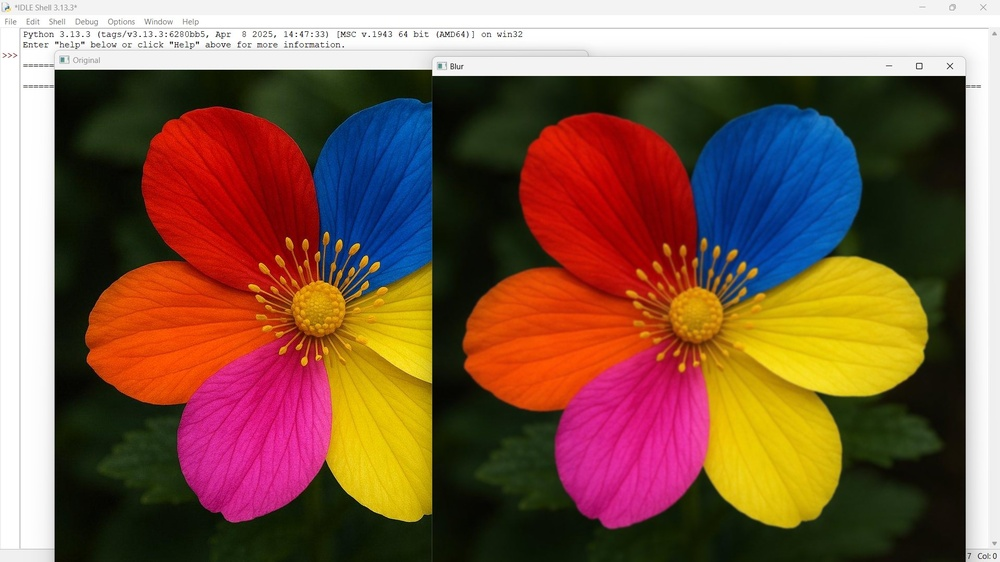
#> input picture LAB/Picture2.jpg, 1000 x 562 px, shrunk from 1920 x 1080 before the run, found by its file name
$ python lab-9.py
#> lines starting #> are read from the running program, lines starting #| are printed output that depends on the picture
import cv2
img = cv2.imread(r"C:\Users\Harsha\OneDrive\Desktop\ITA0510-LAB\Picture2.jpg")
#> img is the input picture: shape (562, 1000, 3); mean B, G, R 76.5, 95.7, 131.6
if img is None:
    print("Image not found.")
    exit()
clockwise = cv2.rotate(img, cv2.ROTATE_90_CLOCKWISE)
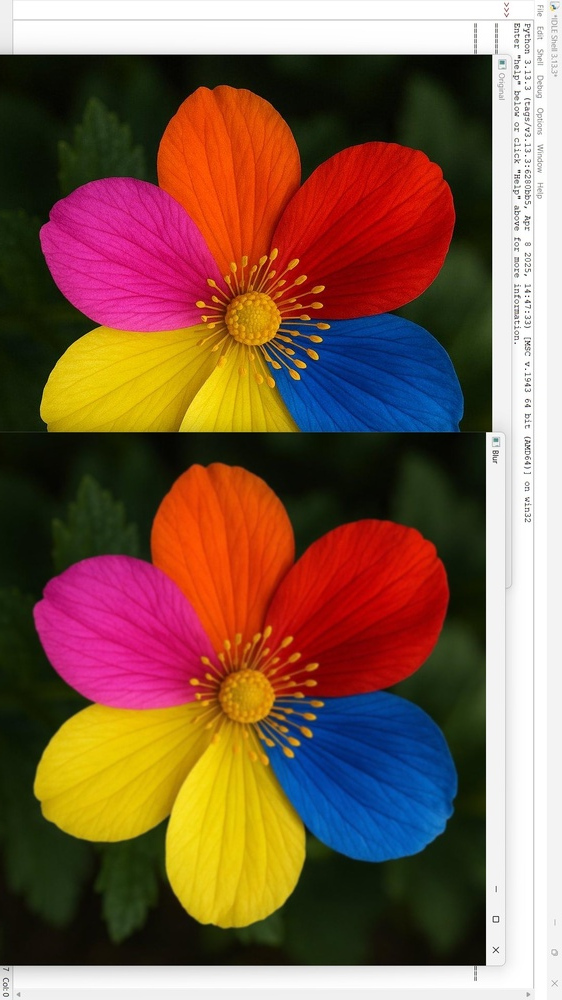
#> clockwise: shape (1000, 562, 3); mean B, G, R 76.5, 95.7, 131.6
counter_clockwise = cv2.rotate(img, cv2.ROTATE_90_COUNTERCLOCKWISE)
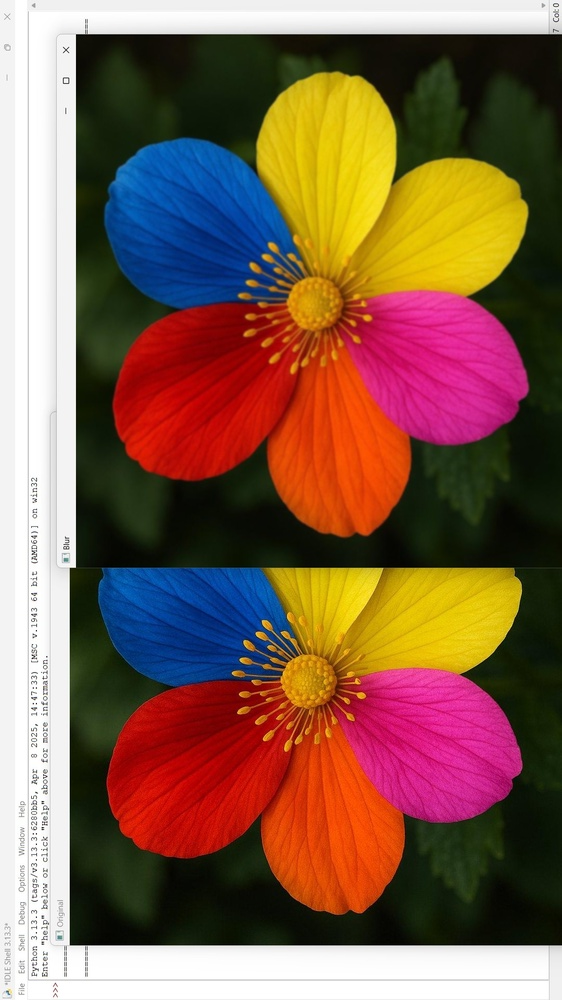
#> counter_clockwise: shape (1000, 562, 3); mean B, G, R 76.5, 95.7, 131.6
cv2.imshow("Original Image", img)
cv2.imshow("Clockwise Rotation", clockwise)
cv2.imshow("Counter Clockwise Rotation", counter_clockwise)
cv2.imwrite("clockwise.jpg", clockwise)
cv2.imwrite("counter_clockwise.jpg", counter_clockwise)
cv2.waitKey(0)
cv2.destroyAllWindows()
